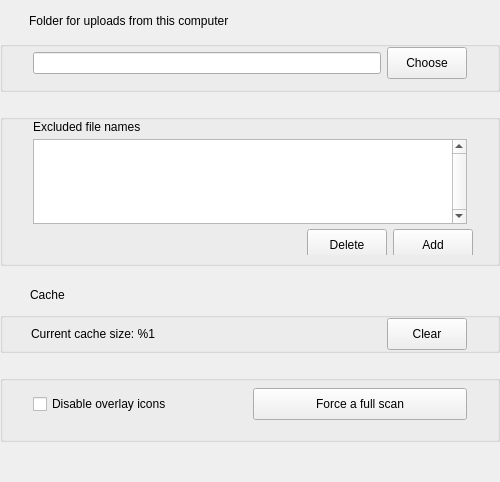
     <widget class="QWidget" name="pAdvanced">
      <layout class="QVBoxLayout" name="verticalLayout_13">
       <property name="spacing">
        <number>10</number>
       </property>
       <property name="leftMargin">
        <number>0</number>
       </property>
       <property name="topMargin">
        <number>14</number>
       </property>
       <property name="rightMargin">
        <number>0</number>
       </property>
       <property name="bottomMargin">
        <number>0</number>
       </property>
       <item>
        <widget class="QLabel" name="label_11">
         <property name="sizePolicy">
          <sizepolicy hsizetype="Preferred" vsizetype="Maximum">
           <horstretch>0</horstretch>
           <verstretch>0</verstretch>
          </sizepolicy>
         </property>
         <property name="styleSheet">
          <string notr="true">padding-left: 26px;
padding-bottom: 3px;</string>
         </property>
         <property name="text">
          <string>Folder for uploads from this computer</string>
         </property>
        </widget>
       </item>
       <item>
        <widget class="QGroupBox" name="groupBox_2">
         <property name="sizePolicy">
          <sizepolicy hsizetype="Preferred" vsizetype="Maximum">
           <horstretch>0</horstretch>
           <verstretch>0</verstretch>
          </sizepolicy>
         </property>
         <property name="title">
          <string/>
         </property>
         <property name="flat">
          <bool>true</bool>
         </property>
         <layout class="QHBoxLayout" name="horizontalLayout_9">
          <property name="leftMargin">
           <number>11</number>
          </property>
          <property name="topMargin">
           <number>0</number>
          </property>
          <property name="rightMargin">
           <number>11</number>
          </property>
          <property name="bottomMargin">
           <number>0</number>
          </property>
          <item>
           <widget class="QWidget" name="widget" native="true">
            <property name="sizePolicy">
             <sizepolicy hsizetype="Preferred" vsizetype="Maximum">
              <horstretch>0</horstretch>
              <verstretch>0</verstretch>
             </sizepolicy>
            </property>
            <layout class="QHBoxLayout" name="horizontalLayout_17">
             <property name="leftMargin">
              <number>19</number>
             </property>
             <property name="topMargin">
              <number>0</number>
             </property>
             <property name="rightMargin">
              <number>19</number>
             </property>
             <property name="bottomMargin">
              <number>10</number>
             </property>
             <item>
              <widget class="QLineEdit" name="eUploadFolder">
               <property name="readOnly">
                <bool>true</bool>
               </property>
              </widget>
             </item>
             <item>
              <widget class="QPushButton" name="bUploadFolder">
               <property name="minimumSize">
                <size>
                 <width>0</width>
                 <height>32</height>
                </size>
               </property>
               <property name="text">
                <string>Choose</string>
               </property>
               <property name="autoDefault">
                <bool>false</bool>
               </property>
              </widget>
             </item>
            </layout>
           </widget>
          </item>
         </layout>
        </widget>
       </item>
       <item>
        <widget class="QToolButton" name="toolButton_5">
         <property name="sizePolicy">
          <sizepolicy hsizetype="Preferred" vsizetype="Preferred">
           <horstretch>0</horstretch>
           <verstretch>0</verstretch>
          </sizepolicy>
         </property>
         <property name="minimumSize">
          <size>
           <width>500</width>
           <height>2</height>
          </size>
         </property>
         <property name="maximumSize">
          <size>
           <width>500</width>
           <height>2</height>
          </size>
         </property>
         <property name="styleSheet">
          <string notr="true">border:none;
background:transparent;</string>
         </property>
         <property name="text">
          <string/>
         </property>
         <property name="icon">
          <iconset resource="../Resources_macx.qrc">
           <normaloff>:/images/separator line.png</normaloff>:/images/separator line.png</iconset>
         </property>
         <property name="iconSize">
          <size>
           <width>500</width>
           <height>2</height>
          </size>
         </property>
        </widget>
       </item>
       <item>
        <widget class="QGroupBox" name="groupBox_5">
         <property name="sizePolicy">
          <sizepolicy hsizetype="Preferred" vsizetype="Maximum">
           <horstretch>0</horstretch>
           <verstretch>0</verstretch>
          </sizepolicy>
         </property>
         <property name="title">
          <string/>
         </property>
         <property name="flat">
          <bool>true</bool>
         </property>
         <layout class="QVBoxLayout" name="verticalLayout_14">
          <property name="spacing">
           <number>5</number>
          </property>
          <property name="leftMargin">
           <number>30</number>
          </property>
          <property name="topMargin">
           <number>0</number>
          </property>
          <property name="rightMargin">
           <number>24</number>
          </property>
          <property name="bottomMargin">
           <number>8</number>
          </property>
          <item>
           <widget class="QLabel" name="lExcludedFiles">
            <property name="sizePolicy">
             <sizepolicy hsizetype="Preferred" vsizetype="Maximum">
              <horstretch>0</horstretch>
              <verstretch>0</verstretch>
             </sizepolicy>
            </property>
            <property name="styleSheet">
             <string notr="true">padding-left: -1px;</string>
            </property>
            <property name="text">
             <string>Excluded file names</string>
            </property>
            <property name="indent">
             <number>0</number>
            </property>
           </widget>
          </item>
          <item>
           <widget class="QWidget" name="widget_12" native="true">
            <property name="sizePolicy">
             <sizepolicy hsizetype="Expanding" vsizetype="Preferred">
              <horstretch>0</horstretch>
              <verstretch>0</verstretch>
             </sizepolicy>
            </property>
            <property name="minimumSize">
             <size>
              <width>0</width>
              <height>85</height>
             </size>
            </property>
            <property name="maximumSize">
             <size>
              <width>16777215</width>
              <height>85</height>
             </size>
            </property>
            <layout class="QVBoxLayout" name="verticalLayout_18">
             <property name="leftMargin">
              <number>0</number>
             </property>
             <property name="topMargin">
              <number>0</number>
             </property>
             <property name="rightMargin">
              <number>6</number>
             </property>
             <property name="bottomMargin">
              <number>0</number>
             </property>
             <item>
              <widget class="QListWidget" name="lExcludedNames">
               <property name="sizePolicy">
                <sizepolicy hsizetype="Expanding" vsizetype="Preferred">
                 <horstretch>0</horstretch>
                 <verstretch>0</verstretch>
                </sizepolicy>
               </property>
               <property name="minimumSize">
                <size>
                 <width>0</width>
                 <height>85</height>
                </size>
               </property>
               <property name="maximumSize">
                <size>
                 <width>16777215</width>
                 <height>85</height>
                </size>
               </property>
               <property name="styleSheet">
                <string notr="true">margin:0px;</string>
               </property>
               <property name="verticalScrollBarPolicy">
                <enum>Qt::ScrollBarAlwaysOn</enum>
               </property>
               <property name="horizontalScrollBarPolicy">
                <enum>Qt::ScrollBarAlwaysOff</enum>
               </property>
               <property name="selectionMode">
                <enum>QAbstractItemView::ExtendedSelection</enum>
               </property>
               <property name="resizeMode">
                <enum>QListView::Adjust</enum>
               </property>
               <property name="selectionRectVisible">
                <bool>false</bool>
               </property>
              </widget>
             </item>
            </layout>
           </widget>
          </item>
          <item>
           <widget class="QWidget" name="widget_2" native="true">
            <property name="maximumSize">
             <size>
              <width>16777215</width>
              <height>26</height>
             </size>
            </property>
            <layout class="QHBoxLayout" name="horizontalLayout_10">
             <property name="leftMargin">
              <number>0</number>
             </property>
             <property name="topMargin">
              <number>0</number>
             </property>
             <property name="rightMargin">
              <number>0</number>
             </property>
             <property name="bottomMargin">
              <number>0</number>
             </property>
             <item>
              <spacer name="horizontalSpacer_3">
               <property name="orientation">
                <enum>Qt::Horizontal</enum>
               </property>
               <property name="sizeHint" stdset="0">
                <size>
                 <width>40</width>
                 <height>20</height>
                </size>
               </property>
              </spacer>
             </item>
             <item>
              <widget class="QPushButton" name="bDeleteName">
               <property name="minimumSize">
                <size>
                 <width>0</width>
                 <height>32</height>
                </size>
               </property>
               <property name="text">
                <string>Delete</string>
               </property>
               <property name="autoDefault">
                <bool>false</bool>
               </property>
              </widget>
             </item>
             <item>
              <widget class="QPushButton" name="bAddName">
               <property name="minimumSize">
                <size>
                 <width>0</width>
                 <height>32</height>
                </size>
               </property>
               <property name="text">
                <string>Add</string>
               </property>
               <property name="autoDefault">
                <bool>false</bool>
               </property>
              </widget>
             </item>
            </layout>
           </widget>
          </item>
         </layout>
        </widget>
       </item>
       <item>
        <widget class="QToolButton" name="toolButton_6">
         <property name="sizePolicy">
          <sizepolicy hsizetype="Preferred" vsizetype="Preferred">
           <horstretch>0</horstretch>
           <verstretch>0</verstretch>
          </sizepolicy>
         </property>
         <property name="minimumSize">
          <size>
           <width>500</width>
           <height>2</height>
          </size>
         </property>
         <property name="maximumSize">
          <size>
           <width>500</width>
           <height>2</height>
          </size>
         </property>
         <property name="styleSheet">
          <string notr="true">border:none;
background:transparent;</string>
         </property>
         <property name="text">
          <string/>
         </property>
         <property name="icon">
          <iconset resource="../Resources_macx.qrc">
           <normaloff>:/images/separator line.png</normaloff>:/images/separator line.png</iconset>
         </property>
         <property name="iconSize">
          <size>
           <width>500</width>
           <height>2</height>
          </size>
         </property>
        </widget>
       </item>
       <item>
        <widget class="QLabel" name="lCacheTitle">
         <property name="sizePolicy">
          <sizepolicy hsizetype="Preferred" vsizetype="Maximum">
           <horstretch>0</horstretch>
           <verstretch>0</verstretch>
          </sizepolicy>
         </property>
         <property name="styleSheet">
          <string notr="true">padding-left: 27px;</string>
         </property>
         <property name="text">
          <string>Cache</string>
         </property>
        </widget>
       </item>
       <item>
        <widget class="QGroupBox" name="gCache">
         <property name="sizePolicy">
          <sizepolicy hsizetype="Preferred" vsizetype="Maximum">
           <horstretch>0</horstretch>
           <verstretch>0</verstretch>
          </sizepolicy>
         </property>
         <property name="styleSheet">
          <string notr="true"/>
         </property>
         <property name="title">
          <string/>
         </property>
         <property name="flat">
          <bool>true</bool>
         </property>
         <layout class="QHBoxLayout" name="horizontalLayout_11">
          <property name="spacing">
           <number>0</number>
          </property>
          <property name="leftMargin">
           <number>28</number>
          </property>
          <property name="topMargin">
           <number>0</number>
          </property>
          <property name="rightMargin">
           <number>30</number>
          </property>
          <property name="bottomMargin">
           <number>0</number>
          </property>
          <item>
           <widget class="QLabel" name="lCacheSize">
            <property name="sizePolicy">
             <sizepolicy hsizetype="Preferred" vsizetype="Maximum">
              <horstretch>0</horstretch>
              <verstretch>0</verstretch>
             </sizepolicy>
            </property>
            <property name="text">
             <string>Current cache size: %1</string>
            </property>
            <property name="margin">
             <number>2</number>
            </property>
           </widget>
          </item>
          <item>
           <spacer name="horizontalSpacer_5">
            <property name="orientation">
             <enum>Qt::Horizontal</enum>
            </property>
            <property name="sizeHint" stdset="0">
             <size>
              <width>40</width>
              <height>10</height>
             </size>
            </property>
           </spacer>
          </item>
          <item>
           <widget class="QPushButton" name="bClearCache">
            <property name="minimumSize">
             <size>
              <width>0</width>
              <height>32</height>
             </size>
            </property>
            <property name="text">
             <string>Clear</string>
            </property>
            <property name="autoDefault">
             <bool>false</bool>
            </property>
           </widget>
          </item>
         </layout>
        </widget>
       </item>
       <item>
        <widget class="QToolButton" name="lCacheSeparator">
         <property name="sizePolicy">
          <sizepolicy hsizetype="Preferred" vsizetype="Preferred">
           <horstretch>0</horstretch>
           <verstretch>0</verstretch>
          </sizepolicy>
         </property>
         <property name="minimumSize">
          <size>
           <width>500</width>
           <height>2</height>
          </size>
         </property>
         <property name="maximumSize">
          <size>
           <width>500</width>
           <height>2</height>
          </size>
         </property>
         <property name="styleSheet">
          <string notr="true">border:none;
background:transparent;</string>
         </property>
         <property name="text">
          <string/>
         </property>
         <property name="icon">
          <iconset resource="../Resources_macx.qrc">
           <normaloff>:/images/separator line.png</normaloff>:/images/separator line.png</iconset>
         </property>
         <property name="iconSize">
          <size>
           <width>500</width>
           <height>2</height>
          </size>
         </property>
        </widget>
       </item>
       <item>
        <widget class="QGroupBox" name="groupBox_6">
         <property name="sizePolicy">
          <sizepolicy hsizetype="Preferred" vsizetype="Maximum">
           <horstretch>0</horstretch>
           <verstretch>0</verstretch>
          </sizepolicy>
         </property>
         <property name="minimumSize">
          <size>
           <width>0</width>
           <height>0</height>
          </size>
         </property>
         <property name="title">
          <string/>
         </property>
         <property name="flat">
          <bool>true</bool>
         </property>
         <layout class="QHBoxLayout" name="horizontalLayout_15">
          <property name="leftMargin">
           <number>30</number>
          </property>
          <property name="topMargin">
           <number>7</number>
          </property>
          <property name="rightMargin">
           <number>30</number>
          </property>
          <property name="bottomMargin">
           <number>19</number>
          </property>
          <item>
           <widget class="QCheckBox" name="cOverlayIcons">
            <property name="sizePolicy">
             <sizepolicy hsizetype="Preferred" vsizetype="Fixed">
              <horstretch>0</horstretch>
              <verstretch>0</verstretch>
             </sizepolicy>
            </property>
            <property name="text">
             <string>Disable overlay icons</string>
            </property>
           </widget>
          </item>
          <item>
           <widget class="QPushButton" name="bFullCheck">
            <property name="sizePolicy">
             <sizepolicy hsizetype="Minimum" vsizetype="Maximum">
              <horstretch>0</horstretch>
              <verstretch>0</verstretch>
             </sizepolicy>
            </property>
            <property name="minimumSize">
             <size>
              <width>0</width>
              <height>32</height>
             </size>
            </property>
            <property name="text">
             <string>Force a full scan</string>
            </property>
            <property name="autoDefault">
             <bool>false</bool>
            </property>
           </widget>
          </item>
         </layout>
        </widget>
       </item>
       <item>
        <spacer name="verticalSpacer_4">
         <property name="orientation">
          <enum>Qt::Vertical</enum>
         </property>
         <property name="sizeHint" stdset="0">
          <size>
           <width>20</width>
           <height>40</height>
          </size>
         </property>
        </spacer>
       </item>
      </layout>
     </widget>
